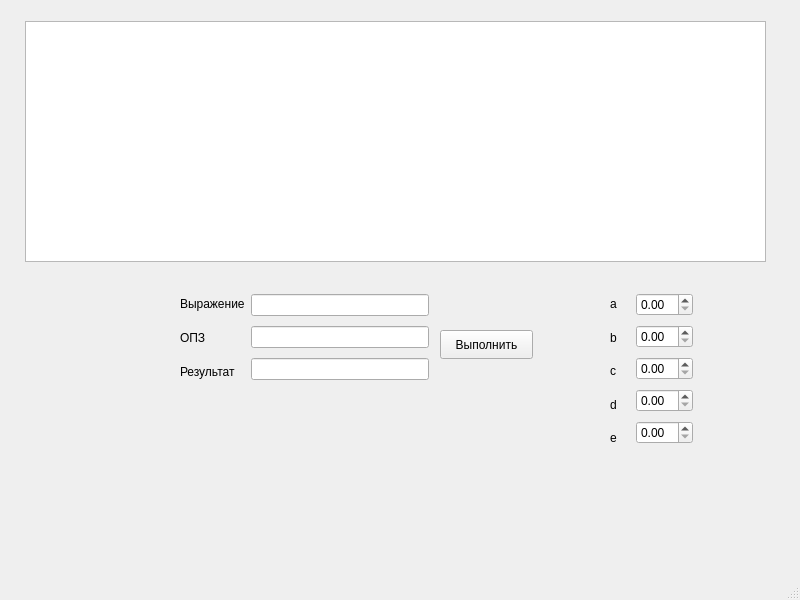
<?xml version="1.0" encoding="UTF-8"?>
<ui version="4.0">
 <class>MainWindow</class>
 <widget class="QMainWindow" name="MainWindow">
  <property name="geometry">
   <rect>
    <x>0</x>
    <y>0</y>
    <width>800</width>
    <height>600</height>
   </rect>
  </property>
  <property name="windowTitle">
   <string>MainWindow</string>
  </property>
  <widget class="QWidget" name="centralwidget">
   <widget class="QTableView" name="tableView">
    <property name="geometry">
     <rect>
      <x>25</x>
      <y>21</y>
      <width>741</width>
      <height>241</height>
     </rect>
    </property>
   </widget>
   <widget class="QPushButton" name="pushButton_2">
    <property name="geometry">
     <rect>
      <x>440</x>
      <y>330</y>
      <width>93</width>
      <height>29</height>
     </rect>
    </property>
    <property name="text">
     <string>Выполнить</string>
    </property>
   </widget>
   <widget class="QWidget" name="layoutWidget">
    <property name="geometry">
     <rect>
      <x>180</x>
      <y>290</y>
      <width>249</width>
      <height>96</height>
     </rect>
    </property>
    <layout class="QHBoxLayout" name="horizontalLayout">
     <item>
      <layout class="QVBoxLayout" name="verticalLayout_2">
       <item>
        <widget class="QLabel" name="label_3">
         <property name="text">
          <string>Выражение</string>
         </property>
        </widget>
       </item>
       <item>
        <widget class="QLabel" name="label_2">
         <property name="text">
          <string>ОПЗ</string>
         </property>
        </widget>
       </item>
       <item>
        <widget class="QLabel" name="label">
         <property name="text">
          <string>Результат</string>
         </property>
        </widget>
       </item>
      </layout>
     </item>
     <item>
      <layout class="QVBoxLayout" name="verticalLayout">
       <item>
        <widget class="QLineEdit" name="Name"/>
       </item>
       <item>
        <widget class="QLineEdit" name="translate"/>
       </item>
       <item>
        <widget class="QLineEdit" name="Result"/>
       </item>
      </layout>
     </item>
    </layout>
   </widget>
   <widget class="QWidget" name="layoutWidget">
    <property name="geometry">
     <rect>
      <x>610</x>
      <y>290</y>
      <width>83</width>
      <height>162</height>
     </rect>
    </property>
    <layout class="QHBoxLayout" name="horizontalLayout_2">
     <item>
      <layout class="QVBoxLayout" name="verticalLayout_3">
       <item>
        <widget class="QLabel" name="label_4">
         <property name="text">
          <string>a</string>
         </property>
        </widget>
       </item>
       <item>
        <widget class="QLabel" name="label_5">
         <property name="text">
          <string>b</string>
         </property>
        </widget>
       </item>
       <item>
        <widget class="QLabel" name="label_6">
         <property name="text">
          <string>c</string>
         </property>
        </widget>
       </item>
       <item>
        <widget class="QLabel" name="label_7">
         <property name="text">
          <string>d</string>
         </property>
        </widget>
       </item>
       <item>
        <widget class="QLabel" name="label_8">
         <property name="text">
          <string>e</string>
         </property>
        </widget>
       </item>
      </layout>
     </item>
     <item>
      <layout class="QVBoxLayout" name="verticalLayout_4">
       <item>
        <widget class="QDoubleSpinBox" name="AA"/>
       </item>
       <item>
        <widget class="QDoubleSpinBox" name="BB"/>
       </item>
       <item>
        <widget class="QDoubleSpinBox" name="CC"/>
       </item>
       <item>
        <widget class="QDoubleSpinBox" name="DD"/>
       </item>
       <item>
        <widget class="QDoubleSpinBox" name="EE"/>
       </item>
      </layout>
     </item>
    </layout>
   </widget>
  </widget>
  <widget class="QMenuBar" name="menubar">
   <property name="geometry">
    <rect>
     <x>0</x>
     <y>0</y>
     <width>800</width>
     <height>26</height>
    </rect>
   </property>
  </widget>
  <widget class="QStatusBar" name="statusbar"/>
 </widget>
 <resources/>
 <connections/>
</ui>
